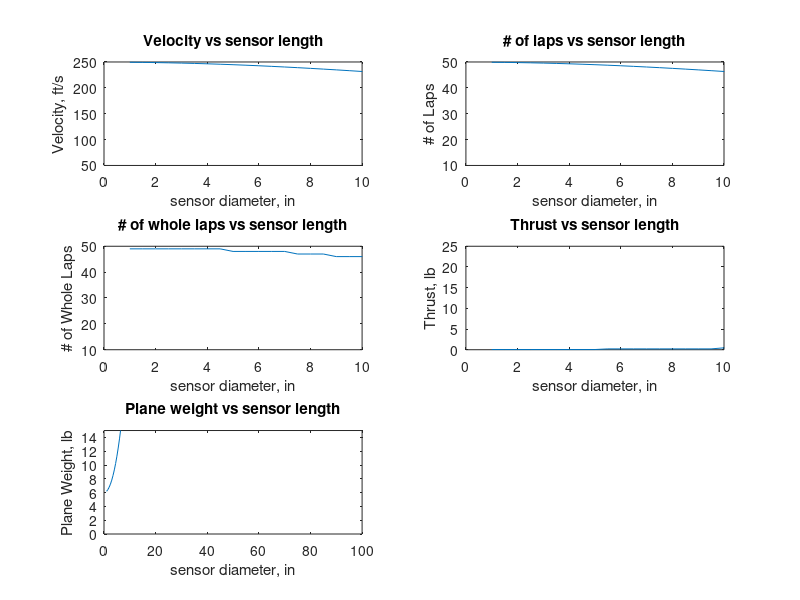

This figure's MATLAB source:
%% Task 005.A
clear all; clc;

%--- Inputs
%--- Assumptions
T = 10; % lbs
L = 10;  % lbs
plane_weight = 6;

Cd_sensor = 0.04; % unitless
Cd_plane = 0.027; % unitless
A_wing = 5; % ft^2

track_length = 3000; % ft
flight_time = 10*60; % seconds
rho = 0.002377; % slug/ft^3
rho_sensor = 1.05675; % slug/ft^3 --> Selected PC plastic 34 lb/ft^3

%---Governing constants
g_acceleration = 32.17405; %ft/s^2
M3_maxscore = 3;
length_to_diameter = 4;

%------------------ Equations
sensor_diameter = [1/12:0.5/12:85/12]; % ft
sensor_length = length_to_diameter * sensor_diameter;   % ft
num_laps = floor(linspace(1,20,length(sensor_diameter))); % unitless
A_sensor = pi/4 * sensor_diameter.^2; % ft^2
vel_range = track_length .* num_laps / flight_time; % ft/s

Vol_sensorhead = (2/3) * pi * (sensor_diameter./2).^3; % ft^3
Vol_sensorbody = pi * (sensor_diameter./2).^2;  % ft^3
sensor_weight = rho_sensor * (Vol_sensorhead + Vol_sensorbody) * g_acceleration; % lb

D_sensor = zeros(length(sensor_diameter), length(sensor_diameter));
D_plane = zeros(length(sensor_diameter), length(sensor_diameter));
Thrust = zeros(length(sensor_diameter), length(sensor_diameter));

for i=1:length(sensor_diameter)
    for j = 1:length(sensor_diameter)
        
        D_sensor(i,j) = 0.5 * Cd_sensor * pi / 4 * sensor_diameter(1,i)^2 * rho * (vel_range(1,j))^2;
        D_plane(i,j) = 0.5 * Cd_plane * A_wing * rho * (vel_range(1,j))^2;
        Thrust(i,j) = D_plane(i,j) + D_sensor(i,j);
    end
%     M3_our_range(1,i) =  num_laps(1,i) * sensor_length(1,i) * sensor_weight(1,i);
end


%--------% Velocity as function of sensor length %-------%
%------- Refer the deduction part to the attached pdf ------%
X = 0.5 * Cd_plane * A_wing * rho;
Y = (pi/8) * Cd_sensor * rho;
A = flight_time / track_length; % s*lap/ft
for i=1:length(sensor_length)
    max_velocity(1,i)  = sqrt(16*T /(16*X + Y*sensor_length(1,i)^2 ));
    max_laps(1,i) = A * sqrt(16*T /(16*X + Y*sensor_length(1,i)^2 ));
    max_laps_int(1,i) = floor(A * sqrt(16*T /(16*X + Y*sensor_length(1,i)^2 )));
end
%-------------------------------------------------------------%

subplot(3,2,1);
plot(12*sensor_length/4, max_velocity);
title('Velocity vs sensor length');
xlabel('sensor diameter, in');
ylabel('Velocity, ft/s');
xlim([0 10]);

subplot(3,2,2);
plot(12*sensor_length/4, max_laps);
title('# of laps vs sensor length');
xlabel('sensor diameter, in');
ylabel('# of Laps');
xlim([0 10]);

subplot(3,2,3);
plot(12*sensor_length/4, max_laps_int);
title('# of whole laps vs sensor length');
xlabel('sensor diameter, in');
ylabel('# of Whole Laps');
xlim([0 10]);

subplot(3,2,4);
plot(12*sensor_diameter,Thrust(169,:));
title('Thrust vs sensor length');
xlabel('sensor diameter, in');
ylabel('Thrust, lb');
xlim([0 10]);

subplot(3,2,5);
plot(12*sensor_diameter,sensor_weight+plane_weight);
title('Plane weight vs sensor length');
xlabel('sensor diameter, in');
ylabel('Plane Weight, lb');
ylim([0 15]);
